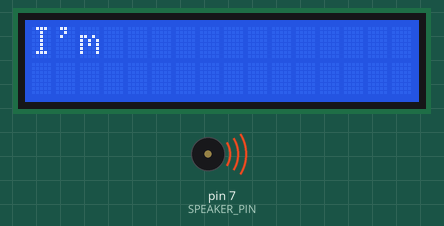
Recording of a sketch running on a simulated Arduino Uno, built with avr-gcc and run on an emulated ATmega328P. Shown: 16×2 character LCD, buzzer (waves = sounding).

Above: at 0.6 s.
At 4.2 s:
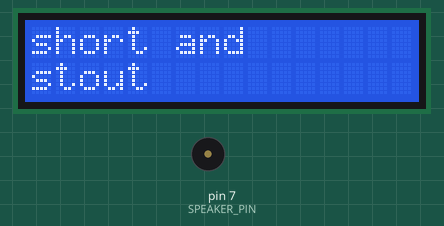
At 8.3 s:
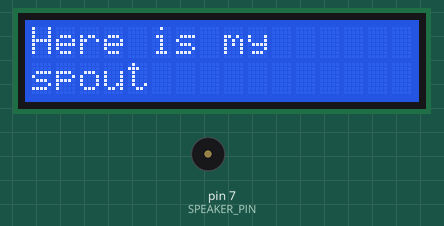
At 16.5 s:
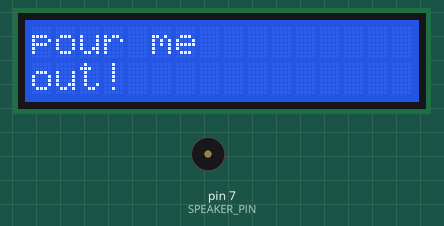
Timing chart, 0 to 18.0 s (numbered marks = the images above):
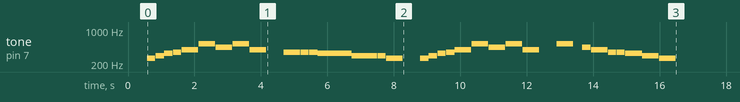

The sketch:

KaraokeBox.ino
```cpp
#include "Karaoke.h"
#include "SONG_Teapot.h"
#include "CircuitDefinitions.h"

#include <LiquidCrystal.h>

LiquidCrystal lcd(LCD_RS, LCD_E, LCD_D4, LCD_D5, LCD_D6, LCD_D7);

#define STARTUP_CREDITS_DELAY   0
#define STARTUP_TESTNOTE_DELAY  0

void setup()
{
  delay(500);

  //Initilize Serial Comm.
  Serial.begin(115200);

  //Initialize LCD
  lcd.begin(16, 2);
  lcd.print("Karoke Box");
  lcd.setCursor(0, 1);      //start of 2nd row
  lcd.print("Created by:");
  delay(STARTUP_CREDITS_DELAY);
  lcd.clear();
  lcd.print("Evan, Jaccob,");
  lcd.setCursor(0, 1);      //start of 2nd row
  lcd.print("and Silas");
  delay(STARTUP_CREDITS_DELAY);
  lcd.clear();

  //Play Test Note
  tone(SPEAKER_PIN, note.C_5);
  delay(STARTUP_TESTNOTE_DELAY);
  noTone(SPEAKER_PIN);


  //Degbugging Workspace
  playSong(&lcd, teapot_songBlock, teapot_numberOfSongBlocksInBar, teapot_numberOfBars);
}

void loop()
{

}

/*
 * __SPEKAER__
 * tone() is used to output the speaker note
 * noTone() is used to stop playing tone
 *
 * MusicNotes.h creates a structure with const unsigned int members that
 * map notes on the scales (currently 3-5) to their associated freq.
 *
 * __LCD__
 * .begin(int x, int y) intilizes lcd with segments x by y.
 * .print(String Msg) prints Msg to the screen
 * .cleat() clears any characters from the screen
 * .setCursor(int column, int row) sets the cursor to the 0-based column & row
*/
```

CircuitDefinitions.h
```cpp
#ifndef CircuitDefinitions
#define CircuitDefinitions

//Speaker
#define SPEAKER_PIN   7

//LCD Defines
#define LCD_RS  12
#define LCD_E   11
#define LCD_D4  5
#define LCD_D5  4
#define LCD_D6  3
#define LCD_D7  2


#endif //CircuitDefinitions
```

Karaoke.cpp
```cpp
#include "Karaoke.h"

/*  Function: plays song's music and displays each bar's lyrics
 *  Param:
 *      sBlocks[]: loaded with songBlock[] of song
 *      numberOfSongBlocksInBar[]: number of songBlocks in x's Bar where [x]
*/

uint8_t _lyricRow = 1;        //used in alternating lyrics from first row (= 0) to second row (= 1)

void playSong(LiquidCrystal *lcd, songBlock sBlocks[], numberOfSongBlocksInBar sBlocksInBar[], uint16_t barsInSong)
{
  for(uint8_t currentBar = 0; currentBar < barsInSong; currentBar++)          //for each bar in song (i.e. sBlocks)
  {
      uint8_t indexOfFirstSongBlockInBar = getIndexOfFirstSongBlockInBar(sBlocksInBar, currentBar);

      performBar(lcd, sBlocks, sBlocksInBar, currentBar, indexOfFirstSongBlockInBar);
  }
}


static void performBar(LiquidCrystal *lcd, songBlock sBlocks[], numberOfSongBlocksInBar sBlocksInBar[], uint8_t currentBar, uint8_t indexOfFirstSongBlockInBar)
{
  bool newBar = true;

  for(int i = 0; i < sBlocksInBar[currentBar]; i++)                     //for each songBlock in the current Bar
  {
    uint8_t index = (indexOfFirstSongBlockInBar + i);

    //Print Lyrics
    if(newBar)          //if its a new bar, change rows
    {
      newBar = false;   //no longer new bar

      if(_lyricRow == 0)
      {
        lcd->setCursor(0, 1);      //start of 2nd row
        lcd->print(sBlocks[index].lyric);

        _lyricRow = 1;
      }
      else  //_lcdRow == 1
      {
        lcd->clear();
        lcd->setCursor(0, 0);      //start of 1st row
        lcd->print(sBlocks[index].lyric);

        _lyricRow = 0;
      }
    }
    else
    {
      lcd->print(sBlocks[index].lyric);
    }

    //Play Music
    tone(SPEAKER_PIN, sBlocks[index].noteFreq);
    delay((sBlocks[index].noteMillis)*2);

    noTone(SPEAKER_PIN);
    delay(10);

    //This is messed up -->> Serial.println("CurrentBar: " + String(currentBar) + ", indexOfFirstSongBlockInBar: " + String(indexOfFirstSongBlockInBar) + ", lyric: " + String(sBlocks[index].noteFreq));
  }
}

static inline uint8_t getIndexOfFirstSongBlockInBar(numberOfSongBlocksInBar sBlocksInBar[], uint8_t currentBar)
{
  uint8_t index = 0;
  for(int i = 0; i < currentBar; i++)
  {
    index += sBlocksInBar[i];               //add number of songBlocks in each bar up to the currentBar
  }
  return index;
}
```

Karaoke.h
```cpp
#ifndef Karaoke
#define Karaoke

#include "CircuitDefinitions.h"
#include "Arduino.h"
#include <LiquidCrystal.h>

typedef struct songBlock    //a blueprint for the component in each song (Contains note and lyric info)
{
  uint16_t noteFreq;        //e.g. C_5, A_3
  uint16_t noteMillis;      //time of note in milli-seconds
  char lyric[9];            //corresponding lyric for note
};

typedef uint16_t numberOfSongBlocksInBar;   //typedef for modularity and readabillity.


//Function Declarations
void playSong(LiquidCrystal *lcd, songBlock sBlocks[], numberOfSongBlocksInBar numberOfSongBlocksInBar[], uint16_t numberOfBars);

static void performBar(LiquidCrystal *lcd, songBlock sBlocks[], numberOfSongBlocksInBar sBlocksInBar[], uint8_t currentBar, uint8_t indexOfFirstSongBlockInBar);

static inline uint8_t getIndexOfFirstSongBlockInBar(numberOfSongBlocksInBar sBlocksInBar[], uint8_t currentBar);

#endif //Karaoke
```

NotesLookupTable.h
```cpp
/* Data pulled from:
 *    -https://www.intmath.com/trigonometric-graphs/music.php
 *    -https://pages.mtu.edu/~suits/notefreqs.html
 */

#ifndef NotesLookupTable
#define NotesLookupTable

#define NOTE_REST 0

struct FrequencyOfNotes
{
  //--3rd Scale--
  const unsigned int C_3 = 131;
  const unsigned int CS_3 = 139;
  const unsigned int D_3 = 147;
  const unsigned int DS_3 = 156;
  const unsigned int E_3 = 165;
  const unsigned int F_3 = 175;
  const unsigned int FS_3 = 185;
  const unsigned int G_3 = 196;
  const unsigned int GS_3 = 208;
  const unsigned int A_3 = 220;
  const unsigned int AS_3 = 233;
  const unsigned int B_3 = 247;

  //--4th Scale--
  const unsigned int C_4 = 262;
  const unsigned int CS_4 = 277;
  const unsigned int D_4 = 294;
  const unsigned int DS_4 = 311;
  const unsigned int E_4 = 330;
  const unsigned int F_4 = 349;
  const unsigned int FS_4 = 370;
  const unsigned int G_4 = 392;
  const unsigned int GS_4 = 415;
  const unsigned int A_4 = 440;
  const unsigned int AS_4 = 466;
  const unsigned int B_4 = 494;

  //--5th Scale--
  const unsigned int C_5 = 523;
  const unsigned int CS_5 = 554;
  const unsigned int D_5 = 587;
  const unsigned int DS_5 = 622;
  const unsigned int E_5 = 659;
  const unsigned int F_5 = 698;
  const unsigned int FS_5 = 740;
  const unsigned int G_5 = 784;
  const unsigned int GS_5 = 831;
  const unsigned int A_5 = 880;
  const unsigned int AS_5 = 932;
  const unsigned int B_5 = 988;
}note;

#endif //NotesLookupTable
```

SONG_Teapot.h
```cpp
/* Lyrics and Music Pulled from:
 *  -https://www.singing-bell.com/wp-content/uploads/2015/12/Im-a-little-teapot_Singing-Bell.jpg
 */

#ifndef SONG_Teapot
#define SONG_Teapot

#include "Karaoke.h"
#include "NotesLookupTable.h"

#define SONGTEAPOT_TIMEINBAR 500    //Defines number of milliseconds in each bar

const uint16_t teapot_numberOfBars = 16;

const songBlock teapot_songBlock[] =
{
  {note.C_4, 125, "I'm "},
  {note.D_4, 125, "a "},
  {note.E_4, 125, "lit-"},
  {note.F_4, 125, "tle "},

  {note.G_4, 250, "tea-"},
  {note.C_5, 250, "pot "},

  {note.A_4, 250, "short "},
  {note.C_5, 250, "and "},

  {note.G_4, 250, "stout "},
  {NOTE_REST, 250, ""},

  {note.F_4, 250, "Here "},
  {note.F_4, 125, "is "},
  {note.F_4, 125, "my "},

  {note.E_4, 250, "hand-"},
  {note.E_4, 250, "le "},

  {note.D_4, 250, "Here "},
  {note.D_4, 125, "is "},
  {note.D_4, 125, "my "},

  {note.C_4, 250, "spout "},
  {NOTE_REST, 250, ""},

// Second Line in Sheet Music

  {note.C_4, 125, "When "},
  {note.D_4, 125, "I "},
  {note.E_4, 125, "get "},
  {note.F_4, 125, "all "},

  {note.G_4, 250, "steamed "},
  {note.C_5, 250, "up "},

  {note.A_4, 250, "Hear "},
  {note.C_5, 250, "my "},

  {note.G_4, 250, "shout "},
  {NOTE_REST, 250, ""},

  {note.C_5, 250, "Tip "},
  {NOTE_REST, 125, ""},
  {note.A_4, 125, "me "},

  {note.G_4, 250, "o-"},
  {note.F_4, 125, "ver "},
  {note.F_4, 125, "and "},

  {note.E_4, 250, "pour "},
  {note.D_4, 250, "me "},
  {note.C_4, 250, "out!"},
  {NOTE_REST, 250, ""}
};

const numberOfSongBlocksInBar teapot_numberOfSongBlocksInBar[teapot_numberOfBars] =
{
  4,
  2,
  2,
  2,
  3,
  2,
  3,
  2,

  // Second Line in Sheet Music

  4,
  2,
  2,
  2,
  3,
  3,
  2,
  2
};

#endif //SONG_Teapot
```

Measured:
- what the display in image 1 shows lasts 1.0 s, from 3.7 s to 4.7 s
